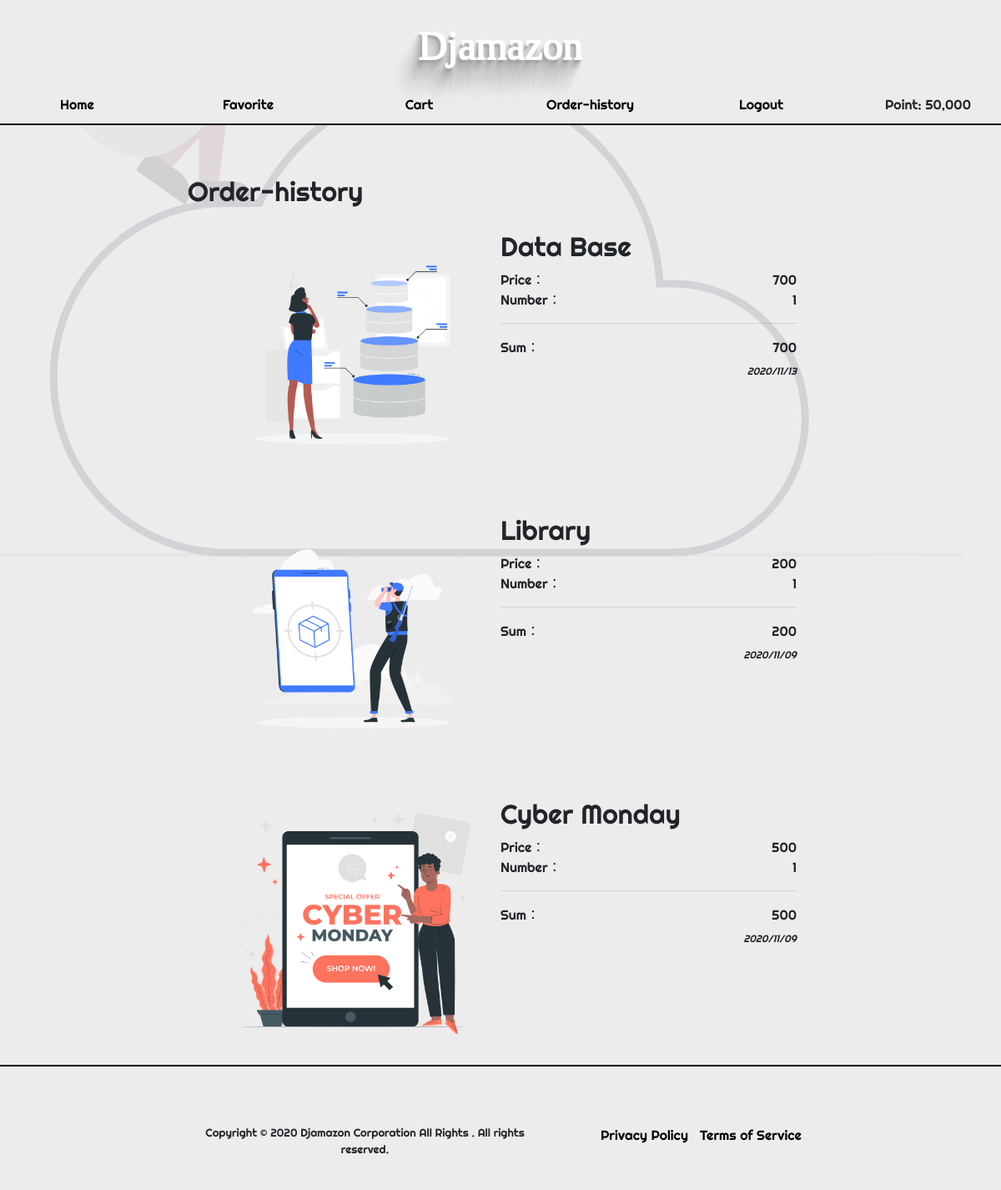
Page /order_history/ (signed in) on the committed database.
### users/models.py (models this page shows)
class User(AbstractBaseUser, PermissionsMixin):
    initial_point = 50000
    email = models.EmailField("email_address", unique=True)
    point = models.PositiveIntegerField(default=initial_point)
    fav_products = models.ManyToManyField(Product, blank=True)
    is_staff = models.BooleanField("is_staff", default=False)
    is_active = models.BooleanField("is_active", default=True)
    date_joined = models.DateTimeField("date_joined", default=timezone.now)
    objects = UserManager()
    USERNAME_FIELD = "email"
    EMAIL_FIELD = "email"
    REQUIRED_FIELDS = []
    class Meta:
        verbose_name = "user"
        verbose_name_plural = "users"

### app/models.py (models this page shows, shortened)
class Sale(models.Model):
    product = models.ForeignKey(Product, on_delete=models.PROTECT)
    user = models.ForeignKey('users.User', on_delete=models.PROTECT)
    amount = models.PositiveIntegerField(default=0)
    price = models.PositiveIntegerField("Product unit price")
    total_price = models.PositiveIntegerField("subtotal")
    created_at = models.DateTimeField(auto_now=True)

class Product(models.Model):
    name = models.CharField(max_length=100)
    description = models.TextField(blank=True)
    price = models.PositiveIntegerField(default=0)
    image = models.ImageField(upload_to='product')

### app/views.py (the view)
# urls.py: path('order_history/', views.order_history, name='order_history'),
@login_required
def order_history(request):
    user = request.user
    sales = Sale.objects.filter(user=user).order_by('-created_at')
    return render(request, 'app/order_history.html', {'sales': sales})

### app/templates/app/order_history.html
{% extends 'app/base.html' %}
{% load humanize %}
{% block content %}
<div class="order-history">
  <h2>Order-history</h2>
  {% for sale in sales %}
  <div class="order-item">
    <div class="order-item-image">
      <a href="{% url 'app:detail' sale.product.id %}">
        <img src="{{ sale.product.image.url }}" class="product-img" alt="product-img">
      </a>
    </div>
    <div class="order-item-info">
      <h2>{{ sale.product.name }}</h2>
      <div>Price：<span class="info-value">{{ sale.price | intcomma }}
        </span>
      </div>
      <div>Number：<span class="info-value">{{ sale.amount | intcomma }}
        </span>
      </div>
      <hr>
      <div>Sum：<span class="info-value">{{ sale.total_price | intcomma }}
        </span>
      </div>
      <span class="info-timestamp">{{ sale.created_at | date:"Y/m/d" }}
      </span>
    </div>
  </div>
  {% endfor %}
</div>
{% endblock %}

### app/templates/app/base.html (shortened to what this page needs)
{% load static %}
{% load humanize %}
<!DOCTYPE html>
<html lang="ja">
<head>
  <link rel="stylesheet" href="https://stackpath.bootstrapcdn.com/bootstrap/4.5.0/css/bootstrap.min.css"
>
  <link rel="stylesheet" type="text/css" href="{% static 'css/style.css' %}">
</head>
<body>
  <header>
    <div class="header-wrapper">
      <h1 class="header-title" contenteditable>Djamazon</h1>
      <div class="header-menu row">
        {% if request.user.is_authenticated %}
        <span class="col-lg-2 col-sm-4 col-6"><a href="{% url 'app:index' %}">Home</a></span>
        <span class="col-lg-2 col-sm-4 col-6"><a href="{% url 'app:fav_products' %}">Favorite</a></span>
        <span class="col-lg-2 col-sm-4 col-6"><a href="{% url 'app:cart' %}">Cart</a></span>
        <span class="col-lg-2 col-sm-4 col-6"><a href="{% url 'app:order_history' %}">Order-history</a></span>
        <span class="col-lg-2 col-sm-4 col-6"><a href="{% url 'app:logout' %}">Logout</a></span>
        <span class="col-lg-2 col-sm-4 col-6">Point: {{ user.point | intcomma }}</span>
        {% else %}
        <span class="col-6"><a href="{% url 'app:login' %}">Login</a></span>
        <span class="col-6"><a href="{% url 'app:signup' %}">Signup</a></span>
        {% endif %}
      </div>
    </div>
  </header>
  <div class="container">
    {% block content %}{% endblock %}
  </div>
  <footer>
    <div class="footer-wrapper row">
      <div class="footer-left col-lg-7 col-12">
        <p>
          Copyright ©
          2020 Djamazon Corporation All Rights
          . All rights reserved.
        </p>
      </div>
      <div class="col-lg-5 col-12 footer-right">
        <ul>
          <li><a href="{% url 'app:policy' %}">Privacy Policy</a></li>
          <li><a href="{% url 'app:terms' %}">Terms of Service</a></li>
        </ul>
      </div>
    </div>
  </footer>
</body>
</html>

### app/static/css/style.css (style rules this page uses)
html, body { background: rgba(160, 160, 160, 0.1); font-family: 'Piedra', cursive; font-family: 'Righteous', cursive; }
a { color: #000; }
li { list-style: none; }
body > .container { width: 65%; padding-top: 60px; }
.header-title { font-size: 4vw; font-family: "Decovar Regular24"; color: white; font-variation-settings: 'SSTR' 1000; -webkit-animation: loadin 4s infinite linear; animation: loadin 4s infinite linear; }
header { border-bottom: solid 2px #000; background-color: #ececec; height: 150px; width: 100%; position: fixed; top: 0px; z-index: 10000; }
header h1 { height: 100%; line-height: 70px; }
header .header-title { padding-top: 20px; display: -webkit-box; display: -ms-flexbox; display: flex; -webkit-box-align: center; -ms-flex-align: center; align-items: center; -webkit-box-pack: center; -ms-flex-pack: center; justify-content: center; text-align: center; -webkit-transform: translateZ(0); transform: translateZ(0); -webkit-backface-visibility: hidden; backface-visibility: hidden; text-shadow: -1px -1px 0 rgba(255, 255, 255, 0.7), 1px -1px 0 rgba(255, 255, 255, 0.7), -1px 1px 0 rgba(255, 255, 255, 0.7), 1px 1px 0 rgba(255, 255, 255, 0.7), -1px 2px 1px #a0a0a0, -2px 4px 2px #a0a0a0, -3px 6px 3px rgba(160, 160, 160, 0.6), -4px 8px 4px rgba(160, 160, 160, 0.5), -5px 10px 5px rgba(160, 160, 160, 0.4), -6px 12px 6px rgba(160, 160, 160, 0.3), -7px 13px 7px rgba(160, 160, 160, 0.2), -8px 15px 8px rgba(160, 160, 160, 0.2), -9px 17px 9px rgba(160, 160, 160, 0.2), -10px 19px 10px rgba(160, 160, 160, 0.2), -11px 20px 11px rgba(160, 160, 160, 0.1), -12px 22px 12px rgba(160, 160, 160, 0.1), -13px 24px 13px rgba(160, 160, 160, 0.1), -14px 26px 14px rgba(160, 160, 160, 0.1), -15px 28px 15px rgba(160, 160, 160, 0.1), -16px 30px 16px rgba(160, 160, 160, 0.1), -17px 32px 17px rgba(160, 160, 160, 0.1), -18px 34px 18px rgba(160, 160, 160, 0.1), -19px 36px 19px rgba(160, 160, 160, 0.1), -20px 38px 20px rgba(160, 160, 160, 0.1), -21px 39px 21px rgba(160, 160, 160, 0.1); }
header .header-menu { padding-top: 15px; display: -webkit-box; display: -ms-flexbox; display: flex; -webkit-box-align: center; -ms-flex-align: center; align-items: center; -webkit-box-pack: center; -ms-flex-pack: center; justify-content: center; text-align: center; }
header .header-menu a { padding: 10px; margin-left: 10px; }
.container { width: 80%; margin-top: 150px; overflow: auto; }
.product-img { width: 100%; max-width: 500px; height: 300px; -o-object-fit: cover; object-fit: cover; border-radius: 4px; -webkit-transition-duration: 0.5s; transition-duration: 0.5s; }
footer { width: 100%; border-top: 2px solid black; height: 150px; }
footer .footer-wrapper { width: 65%; margin: 70px auto; display: -webkit-box; display: -ms-flexbox; display: flex; -ms-flex-pack: distribute; justify-content: space-around; }
footer .footer-wrapper .footer-left { text-align: center; }
footer .footer-wrapper .footer-left p { font-size: smaller; }
footer .footer-wrapper .footer-right { text-align: center; margin: 0 auto; }
footer .footer-wrapper .footer-right li:first-child { float: left; }
.product-img { -o-object-fit: contain; object-fit: contain; }
.order-item { padding: 20px; display: -webkit-box; display: -ms-flexbox; display: flex; }
.order-item-image { -webkit-box-flex: 1; -ms-flex: 1; flex: 1; }
.order-item-info { -webkit-box-flex: 1; -ms-flex: 1; flex: 1; font-size: 16px; }
.order-item-info .info-value { float: right; }
.order-item-info .info-timestamp { float: right; font-size: 12px; font-style: italic; margin-top: 8px; }

### rows in the picture
User: point "50,000"
Sale: product.image (picture), product.name "Data Base", price "700", amount "1", total_price "700", created_at "2020/11/13"
Sale: product.image (picture), product.name "Library", price "200", amount "1", total_price "200", created_at "2020/11/09"
Sale: product.image (picture), product.name "Cyber Monday", price "500", amount "1", total_price "500", created_at "2020/11/09"
